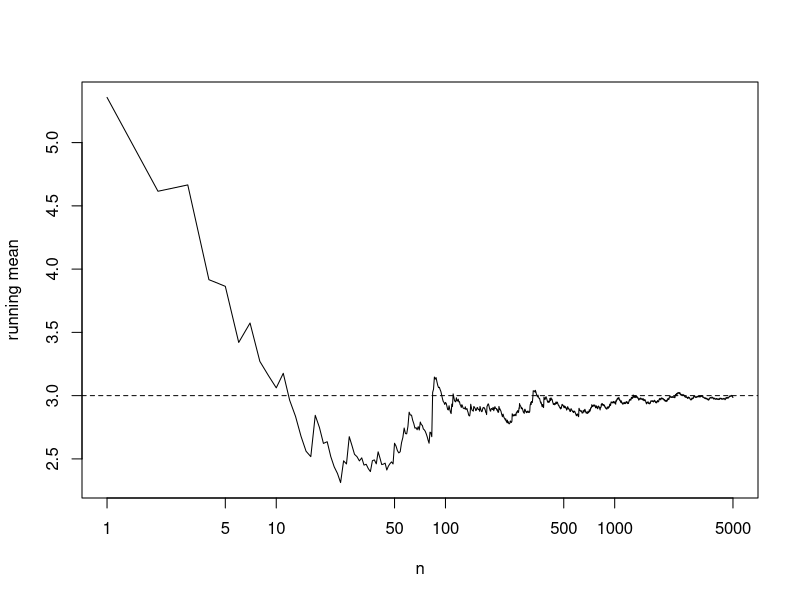
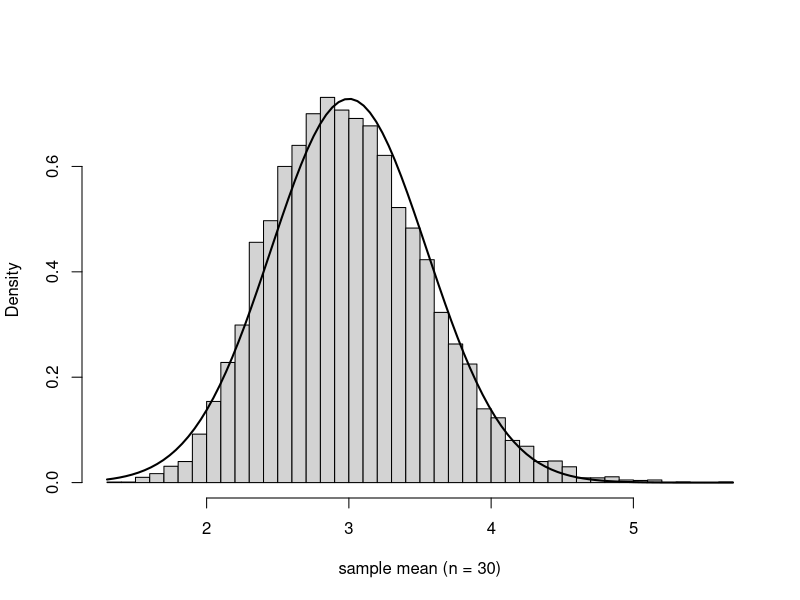

Write the R code that produced these figures, in order.
# Session 1 — Probability distributions in R
# Statistical Modelling (BAM), IE University --- Prof. Dae-Jin Lee (daelee@faculty.ie.edu)
# Plain-script version of 01-distributions.Rmd (same code). Run from r-examples/:  Rscript 01-distributions.R

# Every distribution in R has four functions: `d` (density or mass), `p` (CDF), `q` (quantile) and `r` (random draws). The distributions below come back all term: the binomial and Poisson in GLMs (sessions 9–12), the normal in linear and mixed models (sessions 5–8 and 15–19), the exponential and gamma in GLMs and survival (session 28).

# ---- d, p, q, r ----
dnorm(0)                      # density of N(0, 1) at 0 = 1/sqrt(2 pi)
pnorm(1.96) - pnorm(-1.96)    # P(|Z| < 1.96)
qnorm(0.975)                  # the 1.96 itself

dbinom(3, size = 10, prob = 0.2)   # P(Y = 3), Y ~ Bin(10, 0.2)
ppois(2, lambda = 4)               # P(Y <= 2), Y ~ Poisson(4)
qexp(0.5, rate = 1/3)              # median of Exp(mean 3) = 3 log 2
pgamma(2, shape = 2, rate = 1)     # P(Y <= 2), Y ~ Gamma(shape 2, rate 1)

# ---- Mean and variance by simulation ----
# | Distribution | Mean | Variance |
# |---|---|---|
# | Bernoulli($\pi$) | $\pi$ | $\pi(1-\pi)$ |
# | Bin($m$, $\pi$) | $m\pi$ | $m\pi(1-\pi)$ |
# | Poisson($\lambda$) | $\lambda$ | $\lambda$ |
# | Exponential(rate $\lambda$) | $1/\lambda$ | $1/\lambda^2$ |
# | Gamma(shape $\alpha$, rate $\lambda$) | $\alpha/\lambda$ | $\alpha/\lambda^2$ |
set.seed(2027)
B <- 1e5
sims <- list(
  bernoulli   = rbinom(B, size = 1, prob = 0.3),
  binomial    = rbinom(B, size = 10, prob = 0.2),
  poisson     = rpois(B, lambda = 4),
  exponential = rexp(B, rate = 1/3),
  gamma       = rgamma(B, shape = 2, rate = 0.5)
)
theory <- rbind(c(0.3, 0.21), c(2, 1.6), c(4, 4), c(3, 9), c(4, 8))
sim <- t(sapply(sims, function(s) c(mean(s), var(s))))
out <- round(cbind(sim, theory), 2)
colnames(out) <- c("sim mean", "sim var", "mean", "var")
out

# The exponential is the gamma with shape $\alpha = 1$. For the gamma the variance is $\mu^2/\alpha$, so it grows with the square of the mean. That is the mean–variance relationship of the Gamma GLM (session 9).

# ---- Real counts: great discoveries per year ----
# `discoveries` (package `datasets`) counts the "great" inventions and scientific discoveries in each year from 1860 to 1959 ($n = 100$). If the counts were Poisson, the mean and the variance would be close.
y <- as.numeric(discoveries)
c(n = length(y), mean = mean(y), var = var(y), ratio = var(y) / mean(y))

obs <- table(factor(y, levels = 0:12))
expected <- length(y) * dpois(0:12, lambda = mean(y))
round(rbind(observed = obs, poisson = expected), 1)

# The variance (5.08) is larger than the mean (3.1), and the Poisson fit expects 4.5 years with no discovery where 9 were observed. Variance larger than the mean is overdispersion; we model it in session 10.

# ---- Random vectors: $\mathbb E[AY] = A\mu$ and $\mathrm{Var}(AY) = A\Sigma A^\top$ ----
# Simulate a bivariate normal with `MASS::mvrnorm()` and check the two rules. Take $\mu = (1, 2)^\top$, $\Sigma = \begin{pmatrix} 4 & 2\\ 2 & 3\end{pmatrix}$ and $A = \begin{pmatrix} 1 & 1\\ 1 & -1\end{pmatrix}$, so $AY = (Y_1 + Y_2,\ Y_1 - Y_2)^\top$.
library(MASS)
mu    <- c(1, 2)
Sigma <- matrix(c(4, 2,
                  2, 3), nrow = 2)
A     <- matrix(c(1,  1,
                  1, -1), nrow = 2, byrow = TRUE)

drop(A %*% mu)             # theory: E[AY]
A %*% Sigma %*% t(A)       # theory: Var(AY)

set.seed(2027)
Y  <- mvrnorm(1e5, mu = mu, Sigma = Sigma)   # n x 2, one draw per row
AY <- Y %*% t(A)                             # each row is (A y_i)^T
round(colMeans(AY), 2)
round(var(AY), 2)

# Note the transpose: draws are stored as rows, so the transformation is `Y %*% t(A)`.

# ---- Law of large numbers ----
set.seed(2027)
x <- rexp(5000, rate = 1/3)
plot(cumsum(x) / seq_along(x), type = "l", log = "x",
     xlab = "n", ylab = "running mean")
abline(h = 3, lty = 2)

# ---- Central limit theorem ----
# Means of $n = 30$ draws from a skewed exponential are close to normal, with standard deviation $\sigma/\sqrt n$.
set.seed(2027)
means <- replicate(10000, mean(rexp(30, rate = 1/3)))
hist(means, breaks = 50, freq = FALSE, main = "", xlab = "sample mean (n = 30)")
curve(dnorm(x, mean = 3, sd = 3 / sqrt(30)), add = TRUE, lwd = 2)
c(sd_sim = sd(means), sd_theory = 3 / sqrt(30))
